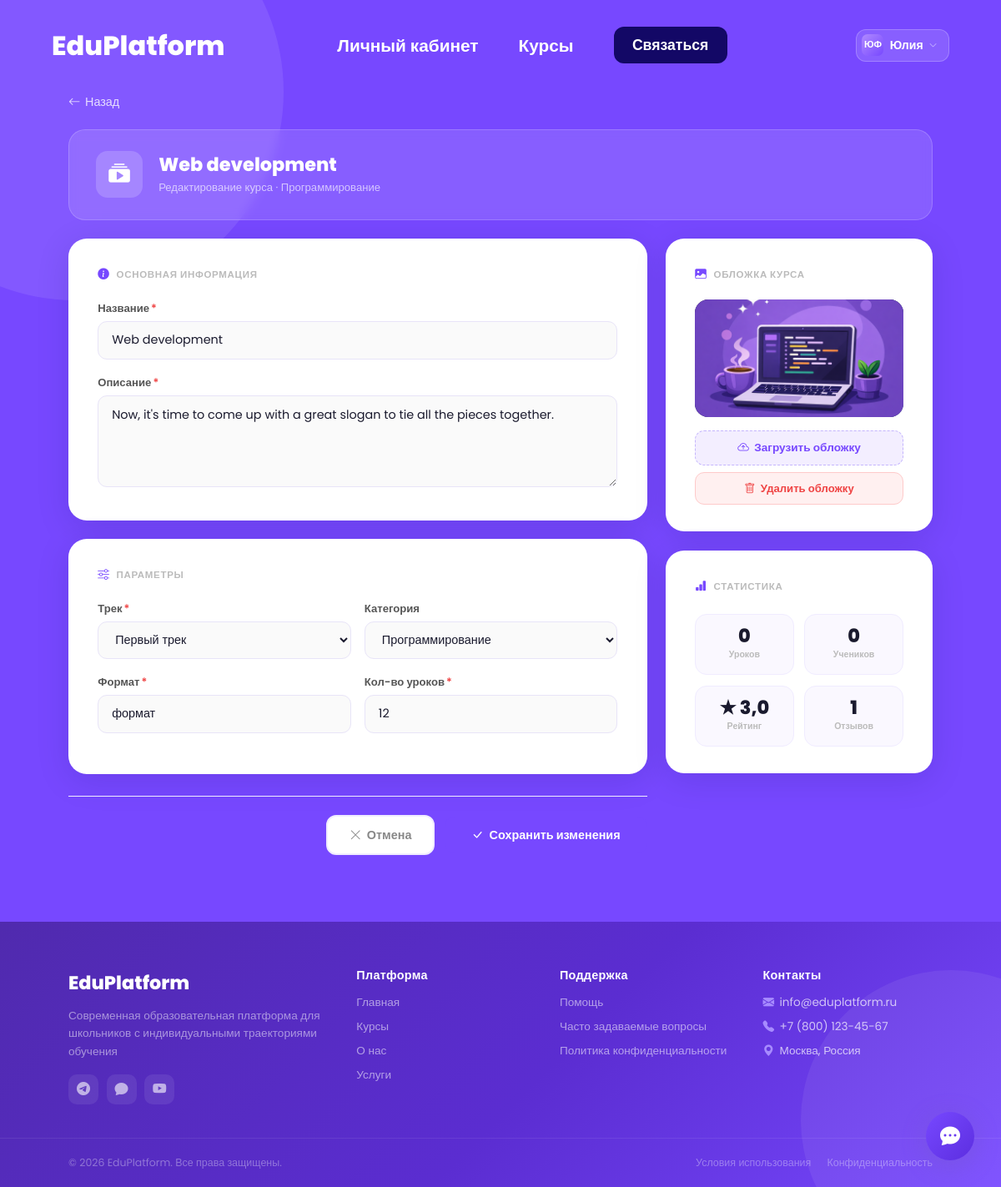
The app's page /education/courses/1/edit/ (signed in) with its own data.
### apps/users/models.py (models this page shows, shortened)
class User(AbstractBaseUser, PermissionsMixin):
    class Role(models.TextChoices):
        STUDENT = "student", "Обучающийся"
        PARENT = "parent", "Родитель"
        MENTOR = "mentor", "Наставник"
        ADMIN = "admin", "Администратор"
    username = models.CharField(
        max_length=50,
        unique=True,
        verbose_name="Никнейм"
    )
    email = models.EmailField(
        unique=True,
        verbose_name="Email"
    )
    first_name = models.CharField(max_length=100, verbose_name="Имя")
    last_name = models.CharField(max_length=100, verbose_name="Фамилия")
    role = models.CharField(
        max_length=20,
        choices=Role.choices,
        verbose_name="Роль",
        null=True,
        blank=True,
    )
    phone = models.CharField(
        max_length=20,
        blank=True,
        verbose_name="Телефон"
    )
    avatar = models.ImageField(
        upload_to="avatars/",
        blank=True,
        null=True,
        verbose_name="Аватар"
    )
    is_active = models.BooleanField(default=True, verbose_name="Активен")
    is_staff = models.BooleanField(default=False, verbose_name="Доступ в админку")
    date_joined = models.DateTimeField(
        default=timezone.now,
        verbose_name="Дата регистрации"
    )
    USERNAME_FIELD = "username"
    REQUIRED_FIELDS = ["email", "first_name", "last_name"]
    objects = UserManager()
    def get_full_name(self):
        return f"{self.first_name} {self.last_name}"
    class Meta:
        verbose_name = "Пользователь"
        verbose_name_plural = "Пользователи"

### apps/education/models.py (models this page shows, shortened)
class Course(models.Model):
    track = models.ForeignKey(
        Track, on_delete=models.CASCADE, related_name="courses",
        verbose_name="Трек"
    )
    name = models.CharField(max_length=200, verbose_name="Название")
    description = models.TextField(verbose_name="Описание")
    category = models.ForeignKey(
        "CourseCategory", on_delete=models.SET_NULL, null=True, blank=True,
        verbose_name="Категория"
    )
    image = models.ImageField(
        upload_to="courses/images/",
        null=True,
        blank=True,
        verbose_name="Изображение курса",
        help_text="Изображение, отображаемое на главной странице."
    )
    mentors = models.ManyToManyField(
        "mentors.Mentor", blank=True, related_name="courses",
        verbose_name="Наставники"
    )
    format = models.CharField(max_length=50, verbose_name="Формат")
    duration_hours = models.PositiveIntegerField(verbose_name="Кол-во уроков")
    class Meta:
        verbose_name = "Курс"
        verbose_name_plural = "Курсы"
    @property
    def average_rating(self) -> float:
        agg = self.reviews.aggregate(avg_rating=Avg("rating"))
        return round(agg["avg_rating"] or 0.0, 1)
    @property
    def reviews_count(self) -> int:
        return self.reviews.count()

class CourseCategory(models.Model):
    name = models.CharField(max_length=100, verbose_name="Название категории")
    class Meta:
        verbose_name = "Категория курса"
        verbose_name_plural = "Категории курсов"
    def __str__(self):
        return self.name

class Track(models.Model):
    name = models.CharField(max_length=200, verbose_name="Название")
    description = models.TextField(verbose_name="Описание")
    format = models.CharField(max_length=50, verbose_name="Формат")
    difficulty = models.CharField(max_length=50, verbose_name="Уровень сложности")
    class Meta:
        verbose_name = "Образовательный трек"
        verbose_name_plural = "Образовательные треки"
    def __str__(self):
        return self.name

### apps/education/views.py (the view, shortened to what this page needs)
# urls.py: path("courses/<int:pk>/edit/", CourseUpdateView.as_view(), name="course_edit"),
class CourseUpdateView(RoleRequiredMixin, UpdateView):
    model = Course
    fields = ["track", "name", "description", "category", "image", "format", "duration_hours"]
    template_name = "education/course_edit.html"
    allowed_roles = (User.Role.ADMIN, User.Role.MENTOR)

### templates/education/course_edit.html (shortened to what this page needs)
{% extends "base_template.html" %}
{% load static %}
{% block content %}
<div class="bg-blob-wrap">
  <div class="bg-blob bg-blob-1"></div>
  <div class="bg-blob bg-blob-2"></div>
</div>
<div class="ce-wrap">
  <a href="javascript:history.back()" class="ce-back">
    <i class="bi bi-arrow-left"></i> Назад
  </a>
  <div class="ce-hero">
    <div class="ce-hero-icon"><i class="bi bi-collection-play-fill"></i></div>
    <div>
      <div class="ce-hero-title">{{ object.name }}</div>
      <div class="ce-hero-sub">Редактирование курса · {{ object.category.name|default:"Без категории" }}</div>
    </div>
  </div>
  <form method="post" enctype="multipart/form-data" id="courseEditForm">
    <div class="ce-grid">
      <div class="ce-left">
        <div class="ce-card">
          <div class="ce-section-title"><i class="bi bi-info-circle-fill"></i> Основная информация</div>
          {% with field=form.name %}
          <div class="ce-field">
            <label for="{{ field.id_for_label }}">
              {{ field.label }}{% if field.field.required %}<span class="req">*</span>{% endif %}
            </label>
            <input type="text" name="{{ field.html_name }}" id="{{ field.id_for_label }}"
                   value="{{ field.value|default_if_none:'' }}"
                   class="ce-input" placeholder="Например: Основы программирования">
          </div>
          {% endwith %}
          {% with field=form.description %}
          <div class="ce-field">
            <label for="{{ field.id_for_label }}">
              {{ field.label }}{% if field.field.required %}<span class="req">*</span>{% endif %}
            </label>
            <textarea name="{{ field.html_name }}" id="{{ field.id_for_label }}"
                      class="ce-input" placeholder="Опишите, чему научатся ученики...">{{ field.value|default_if_none:'' }}</textarea>
          </div>
          {% endwith %}
        </div>
        <div class="ce-card">
          <div class="ce-section-title"><i class="bi bi-sliders"></i> Параметры</div>
          <div class="ce-row2">
            {% with field=form.track %}
            <div class="ce-field">
              <label for="{{ field.id_for_label }}">
                {{ field.label }}{% if field.field.required %}<span class="req">*</span>{% endif %}
              </label>
              <select name="{{ field.html_name }}" id="{{ field.id_for_label }}" class="ce-input">
                {% for opt_val, opt_label in field.field.choices %}
                  <option value="{{ opt_val }}"
                    {% if field.value|stringformat:"s" == opt_val|stringformat:"s" %}selected{% endif %}>
                    {{ opt_label }}
                  </option>
                {% endfor %}
              </select>
            </div>
            {% endwith %}
            {% with field=form.category %}
            <div class="ce-field">
              <label for="{{ field.id_for_label }}">{{ field.label }}</label>
              <select name="{{ field.html_name }}" id="{{ field.id_for_label }}" class="ce-input">
                {% for opt_val, opt_label in field.field.choices %}
                  <option value="{{ opt_val }}"
                    {% if field.value|stringformat:"s" == opt_val|stringformat:"s" %}selected{% endif %}>
                    {{ opt_label }}
                  </option>
                {% endfor %}
              </select>
            </div>
            {% endwith %}
          </div>
          <div class="ce-row2">
            {% with field=form.format %}
            <div class="ce-field">
              <label for="{{ field.id_for_label }}">
                {{ field.label }}{% if field.field.required %}<span class="req">*</span>{% endif %}
              </label>
              <input type="text" name="{{ field.html_name }}" id="{{ field.id_for_label }}"
                     value="{{ field.value|default_if_none:'' }}"
                     class="ce-input" placeholder="Онлайн">
            </div>
            {% endwith %}
            {% with field=form.duration_hours %}
            <div class="ce-field">
              <label for="{{ field.id_for_label }}">
                {{ field.label }}{% if field.field.required %}<span class="req">*</span>{% endif %}
              </label>
              <input type="number" name="{{ field.html_name }}" id="{{ field.id_for_label }}"
                     value="{{ field.value|default_if_none:'' }}"
                     class="ce-input" placeholder="0" min="0">
            </div>
            {% endwith %}
          </div>
        </div>
        <div class="ce-actions">
          <a href="javascript:history.back()" class="ce-btn-cancel">
            <i class="bi bi-x-lg"></i> Отмена
          </a>
          <button type="submit" class="ce-btn-save">
            <i class="bi bi-check-lg"></i> Сохранить изменения
          </button>
        </div>
      </div>
      <div class="ce-right">
        <div class="ce-card">
          <div class="ce-section-title"><i class="bi bi-image-fill"></i> Обложка курса</div>
          <div class="ce-img-preview" id="imgPreview">
            {% if object.image %}
              <img src="{{ object.image.url }}" alt="" id="imgPreviewEl">
            {% else %}
              <i class="bi bi-collection-play-fill ce-img-placeholder" id="imgPlaceholder"></i>
            {% endif %}
          </div>
          <label class="ce-upload-btn" for="{{ form.image.id_for_label }}" id="uploadLabel">
            <i class="bi bi-cloud-arrow-up"></i> Загрузить обложку
          </label>
          {% if object.image %}
          <button type="button" class="ce-remove-btn" id="removeImgBtn" onclick="removeImage()">
            <i class="bi bi-trash"></i> Удалить обложку
          </button>
          {% endif %}
        </div>
        <div class="ce-card" style="margin-top:1.4rem">
          <div class="ce-section-title"><i class="bi bi-bar-chart-fill"></i> Статистика</div>
          <div class="ce-stats">
            <div class="ce-stat">
              <div class="ce-stat-val">{{ object.lessons.count }}</div>
              <div class="ce-stat-lbl">Уроков</div>
            </div>
            <div class="ce-stat">
              <div class="ce-stat-val">{{ object.enrollment_set.count }}</div>
              <div class="ce-stat-lbl">Учеников</div>
            </div>
            <div class="ce-stat">
              <div class="ce-stat-val">
                {% if object.average_rating %}★ {{ object.average_rating }}{% else %}—{% endif %}
              </div>
              <div class="ce-stat-lbl">Рейтинг</div>
            </div>
            <div class="ce-stat">
              <div class="ce-stat-val">{{ object.reviews_count }}</div>
              <div class="ce-stat-lbl">Отзывов</div>
            </div>
          </div>
        </div>
      </div>
    </div>
  </form>
</div>
{% endblock %}

### templates/base_template.html (shortened to what this page needs)
{% load static %}
{% load l10n %}
<!DOCTYPE html>
<html lang="ru">
<head>
  <link rel="stylesheet" href="https://cdn.jsdelivr.net/npm/bootstrap-icons@1.10.5/font/bootstrap-icons.css">
  <link href="https://cdn.jsdelivr.net/npm/bootstrap@5.3.8/dist/css/bootstrap.min.css" rel="stylesheet">
</head>
<body>
<header class="site-header">
  <div class="container header-inner">
    <a href="{% if user.is_authenticated %}{% url 'home' %}{% else %}{% url 'home' %}{% endif %}" class="logo" style="text-decoration:none;color:#fff;font-weight: 800;">EduPlatform</a>
    <ul class="nav">
      {% if user.is_authenticated %}
        <li>
          <a href="{% if user.role == 'student' %}{% url 'student_dashboard' %}{% elif user.role == 'parent' %}{% url 'parent_dashboard' %}{% elif user.role == 'mentor' %}{% url 'mentor_dashboard' %}{% elif user.role == 'admin' %}{% url 'admin_dashboard' %}{% else %}{% url 'home' %}{% endif %}">Личный кабинет</a>
        </li>
        <li><a href="{% url 'all_courses' %}">Курсы</a></li>
      {% else %}
        <li><a href="{% url 'home' %}">Главная</a></li>
        <li><a href="{% url 'about' %}">О нас</a></li>
        <li><a href="{% url 'services' %}">Услуги</a></li>
        <li><a href="{% url 'all_courses' %}">Курсы</a></li>
      {% endif %}
        <li><a href="{% url 'home' %}#contact-form" class="contact-btn">Связаться</a></li>
    </ul>
    <div class="nav-auth">
      {% if user.is_authenticated %}
        <div class="account-wrap" id="acWrap">
          <button class="account-btn" onclick="toggleAcMenu(event)">
            <div class="account-ava">
              {% if user.avatar %}
                <img src="{{ user.avatar.url }}" alt="">
              {% else %}
                {{ user.first_name|slice:":1" }}{{ user.last_name|slice:":1" }}
              {% endif %}
            </div>
            {{ user.first_name }}
            <i class="bi bi-chevron-down" style="font-size:.6rem;opacity:.65"></i>
          </button>
        </div>
      {% else %}
        <a href="{% url 'login' %}" class="btn-login"><i class="bi bi-person"></i> Войти</a>
      {% endif %}
    </div>
  </div>
</header>
{% block content %}{% endblock %}
<footer class="site-footer">
  <div class="footer-top">
    <div class="container footer-grid">
      <div class="footer-brand">
        <a href="{% url 'home' %}" class="footer-logo">EduPlatform</a>
        <p class="footer-desc">Современная образовательная платформа для школьников с индивидуальными траекториями обучения</p>
        <div class="footer-socials">
          <a href="#" title="Telegram"><i class="bi bi-telegram"></i></a>
          <a href="#" title="VK"><i class="bi bi-chat-fill"></i></a>
          <a href="#" title="YouTube"><i class="bi bi-youtube"></i></a>
        </div>
      </div>
      <div class="footer-col">
        <h5>Платформа</h5>
        <ul>
          <li><a href="{% url 'home' %}">Главная</a></li>
          <li><a href="{% url 'all_courses' %}">Курсы</a></li>
          <li><a href="{% url 'about' %}">О нас</a></li>
          <li><a href="{% url 'services' %}">Услуги</a></li>
        </ul>
      </div>
      <div class="footer-col">
        <h5>Поддержка</h5>
        <ul>
          <li><a href="{% url 'help' %}">Помощь</a></li>
          <li><a href="{% url 'faq' %}">Часто задаваемые вопросы</a></li>
          <li><a href="{% url 'privacy' %}">Политика конфиденциальности</a></li>
        </ul>
      </div>
      <div class="footer-col">
        <h5>Контакты</h5>
        <ul>
          <li><i class="bi bi-envelope-fill" style="color:#a78bff;margin-right:.4rem"></i> info@eduplatform.ru</li>
          <li><i class="bi bi-telephone-fill" style="color:#a78bff;margin-right:.4rem"></i> +7 (800) 123-45-67</li>
          <li><i class="bi bi-geo-alt-fill" style="color:#a78bff;margin-right:.4rem"></i> Москва, Россия</li>
        </ul>
      </div>
    </div>
  </div>
  <div class="footer-bottom">
    <div class="container footer-bottom-inner">
      <span>© {% now 'Y' %} EduPlatform. Все права защищены.</span>
      <span class="footer-bottom-links">
        <a href="{% url 'terms' %}">Условия использования</a>
        <a href="{% url 'privacy' %}">Конфиденциальность</a>
      </span>
    </div>
  </div>
</footer>
<button class="chat-fab" onclick="toggleChat()" title="Чат поддержки" aria-label="Открыть чат">
  <i class="bi bi-chat-dots-fill"></i>
</button>
</body>
</html>

### records on screen
User: first_name "Ю", last_name "Ф", first_name "Юлия"
Course: name "Web development", category.name "Программирование", description "Now, it's time to come up with a great slogan to tie all the pieces together.", label "Формат", format "формат", image (picture), lessons.count "0", enrollment_set.count "0", average_rating "3,0", reviews_count "1"
Track: track "Первый трек"
CourseCategory: category "Программирование"

### other values on screen
{{ field.label }} "Название"
{{ field.label }} "Описание"
{{ field.label }} "Трек"
{{ field.label }} "Категория"
{{ field.label }} "Кол-во уроков"
